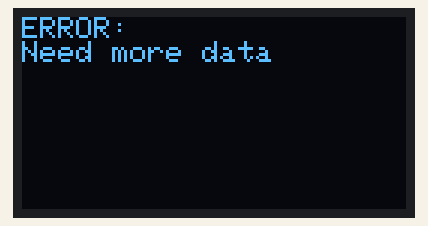
This sketch was run on a simulated Arduino Uno, built with avr-gcc and run on an emulated ATmega328P. On the bench: 128×64 one-colour display. Random numbers use the default seed unless the sketch sets one.

Above: at 0.1 s.
At 5.3 s:
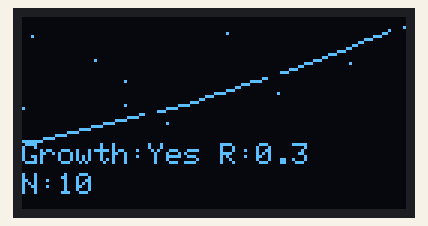
At 19.1 s:
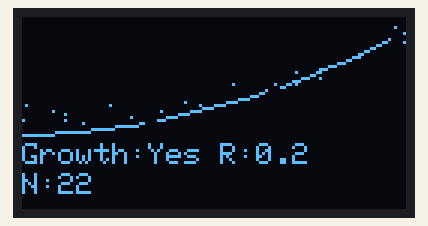
At 28.7 s:
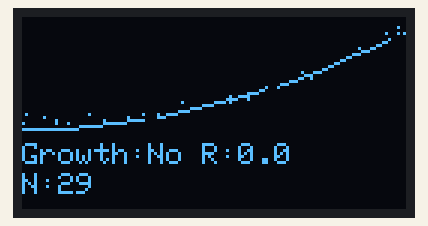
At 33.1 s:
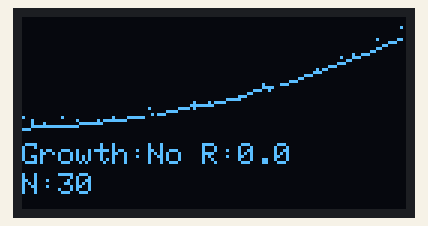
At 37.5 s:
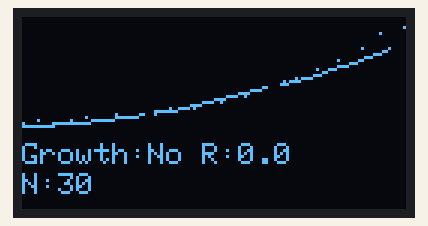

The sketch:

exp2_vis4o2.ino
```cpp
#include <Arduino.h>
#include <Adafruit_GFX.h>
#include <Adafruit_SSD1306.h>
#include <CircularBuffer.h>  // Include CircularBuffer library for safer data storage

// Configuration constants
constexpr uint16_t SCREEN_WIDTH = 128;
constexpr uint16_t SCREEN_HEIGHT = 64;
constexpr uint8_t SCREEN_ADDRESS = 0x3C;
constexpr uint8_t OLED_DC = 16;
constexpr uint8_t OLED_CS = 5;
constexpr uint8_t OLED_RESET = 17;
constexpr uint32_t OLED_BITRATE = 80000000;
constexpr size_t MAX_DATA_POINTS = 30;  // Reduced further to prevent stack overflow
constexpr size_t MAX_POLYNOMIAL_DEGREE = 3;  // Reduced max degree
constexpr float MIN_GROWTH_RATE = 0.2f;
constexpr float MAX_GROWTH_RATE = 10.0f;

// Static array for polynomial coefficients to avoid heap fragmentation
struct PolynomialFit {
    float coefficients[MAX_POLYNOMIAL_DEGREE + 1];
    uint8_t degree;
    float growthRate;
    float error;
};

class AdvancedPolynomialFitter {
private:
    static constexpr int MAX_ITERATIONS = 50;  // Reduced iterations
    static constexpr float LEARNING_RATE = 0.01f;
    static constexpr float CONVERGENCE_THRESHOLD = 1e-5f;
    static constexpr float L2_LAMBDA = 0.001f;

    // Evaluate polynomial using Horner's method for better stability
    float evaluatePolynomial(const float* coeffs, uint8_t degree, float x) const {
        float result = coeffs[degree];
        for (int i = degree - 1; i >= 0; --i) {
            result = result * x + coeffs[i];
        }
        return result;
    }

    float calculateError(const float* coeffs,
                        uint8_t degree,
                        const float* x,
                        const float* y,
                        size_t n) const {
        float totalError = 0.0f;
        for (size_t i = 0; i < n; ++i) {
            float prediction = evaluatePolynomial(coeffs, degree, x[i]);
            float diff = prediction - y[i];
            totalError += diff * diff;
        }
        return totalError / n;
    }

public:
    PolynomialFit fitPolynomial(const float* x,
                               const float* y,
                               size_t n,
                               uint8_t degree) {
        PolynomialFit result;
        result.degree = degree;

        // Initialize coefficients to 0
        for (uint8_t i = 0; i <= degree; ++i) {
            result.coefficients[i] = 0.0f;
        }

        float learningRate = LEARNING_RATE;
        float prevError = calculateError(result.coefficients, degree, x, y, n);

        // Gradient descent with early stopping
        for (int iteration = 0; iteration < MAX_ITERATIONS; ++iteration) {
            float gradients[MAX_POLYNOMIAL_DEGREE + 1] = {0};

            // Calculate gradients
            for (size_t i = 0; i < n; ++i) {
                float prediction = evaluatePolynomial(result.coefficients, degree, x[i]);
                float error = prediction - y[i];
                float xPow = 1.0f;

                for (uint8_t j = 0; j <= degree; ++j) {
                    gradients[j] += 2.0f * error * xPow / n;
                    xPow *= x[i];
                }
            }

            // Update coefficients
            for (uint8_t j = 0; j <= degree; ++j) {
                gradients[j] += 2.0f * L2_LAMBDA * result.coefficients[j];
                result.coefficients[j] -= learningRate * gradients[j];
            }

            float currentError = calculateError(result.coefficients, degree, x, y, n);
            if (currentError > prevError) {
                learningRate *= 0.5f;
            }

            if (abs(currentError - prevError) < CONVERGENCE_THRESHOLD) {
                break;
            }
            prevError = currentError;
        }

        result.error = prevError;

        // Calculate growth rate
        if (n > 0) {
            float lastX = x[n-1];
            float lastValue = evaluatePolynomial(result.coefficients, degree, lastX);
            float nextValue = evaluatePolynomial(result.coefficients, degree, lastX + 1.0f);
            result.growthRate = (lastValue != 0.0f) ? (nextValue - lastValue) / lastValue : 0.0f;
        } else {
            result.growthRate = 0.0f;
        }

        return result;
    }
};

class AdvancedOLEDVisualizer {
private:
    Adafruit_SSD1306 display;

    static float mapFloat(float x, float in_min, float in_max, float out_min, float out_max) {
        if (in_max == in_min) return out_min;
        return (x - in_min) * (out_max - out_min) / (in_max - in_min) + out_min;
    }

public:
    AdvancedOLEDVisualizer() : display(SCREEN_WIDTH, SCREEN_HEIGHT, &SPI, OLED_DC, OLED_RESET, OLED_CS, OLED_BITRATE) {}

    bool begin() {
        Wire.begin();
        if (!display.begin(SSD1306_SWITCHCAPVCC, SCREEN_ADDRESS)) {
            return false;
        }
        display.clearDisplay();
        display.setTextSize(1);
        display.setTextColor(SSD1306_WHITE);
        return true;
    }

    void visualizeGrowthAnalysis(const float* xData,
                                const float* yData,
                                size_t dataSize,
                                const PolynomialFit& fit) {
        if (dataSize < 2) {
            displayErrorState("Insufficient data");
            return;
        }

        display.clearDisplay();

        // Find min/max values
        float xMin = xData[0], xMax = xData[0];
        float yMin = yData[0], yMax = yData[0];
        for (size_t i = 1; i < dataSize; ++i) {
            xMin = min(xMin, xData[i]);
            xMax = max(xMax, xData[i]);
            yMin = min(yMin, yData[i]);
            yMax = max(yMax, yData[i]);
        }

        // Add margin to y-axis
        float yMargin = (yMax - yMin) * 0.1f;
        yMin -= yMargin;
        yMax += yMargin;

        const int plotHeight = SCREEN_HEIGHT - 24;

        // Draw data points
        for (size_t i = 0; i < dataSize; ++i) {
            int x = mapFloat(xData[i], xMin, xMax, 0, SCREEN_WIDTH-1);
            int y = mapFloat(yData[i], yMin, yMax, plotHeight-1, 0);
            display.drawPixel(x, y, SSD1306_WHITE);
        }

        // Draw fitted curve - use less points to save memory
        constexpr int CURVE_POINTS = 32;
        int16_t lastX = -1, lastY = -1;

        for (int i = 0; i < CURVE_POINTS; ++i) {
            float x = mapFloat(i, 0, CURVE_POINTS-1, xMin, xMax);
            float y = fit.coefficients[fit.degree];

            for (int j = fit.degree - 1; j >= 0; --j) {
                y = y * x + fit.coefficients[j];
            }

            int16_t screenX = mapFloat(x, xMin, xMax, 0, SCREEN_WIDTH-1);
            int16_t screenY = mapFloat(y, yMin, yMax, plotHeight-1, 0);

            if (lastX >= 0 && screenX - lastX < 5) {  // Only draw if points are close
                display.drawLine(lastX, lastY, screenX, screenY, SSD1306_WHITE);
            }

            lastX = screenX;
            lastY = screenY;
        }

        // Display statistics
        display.setCursor(0, plotHeight + 2);
        display.print(F("Growth:"));
        display.print(fit.growthRate >= MIN_GROWTH_RATE ? F("Yes") : F("No"));
        display.print(F(" R:"));
        display.print(fit.growthRate, 1);

        display.setCursor(0, plotHeight + 12);
        display.print(F("N:"));
        display.print(dataSize);

        display.display();
    }

    void displayErrorState(const char* errorMsg) {
        display.clearDisplay();
        display.setCursor(0,0);
        display.println(F("ERROR:"));
        display.println(errorMsg);
        display.display();
    }
};

class ExponentialGrowthDetector {
private:
    AdvancedPolynomialFitter fitter;
    AdvancedOLEDVisualizer display;

    // Use static arrays instead of vectors
    float timestamps[MAX_DATA_POINTS];
    float values[MAX_DATA_POINTS];
    size_t dataCount = 0;

public:
    bool begin() {
        return display.begin();
    }

    void addDataPoint(float timestamp, float value) {
        if (dataCount >= MAX_DATA_POINTS) {
            // Shift data left
            for (size_t i = 1; i < MAX_DATA_POINTS; ++i) {
                timestamps[i-1] = timestamps[i];
                values[i-1] = values[i];
            }
            dataCount = MAX_DATA_POINTS - 1;
        }

        timestamps[dataCount] = timestamp;
        values[dataCount] = value;
        dataCount++;
    }

    bool detectExponentialGrowth() {
        if (dataCount < 10) {
            display.displayErrorState("Need more data");
            return false;
        }

        PolynomialFit bestFit;
        bestFit.error = INFINITY;
        bestFit.growthRate = 0;

        // Try different polynomial degrees
        for (uint8_t degree = 2; degree <= MAX_POLYNOMIAL_DEGREE; ++degree) {
            PolynomialFit currentFit = fitter.fitPolynomial(
                timestamps, values, dataCount, degree
            );

            if (currentFit.error < bestFit.error &&
                currentFit.growthRate >= MIN_GROWTH_RATE &&
                currentFit.growthRate <= MAX_GROWTH_RATE) {
                bestFit = currentFit;
            }
        }

        display.visualizeGrowthAnalysis(timestamps, values, dataCount, bestFit);
        return bestFit.growthRate >= MIN_GROWTH_RATE;
    }

    void reset() {
        dataCount = 0;
    }
};

ExponentialGrowthDetector growthDetector;

void setup() {
    Serial.begin(115200);
    if (!growthDetector.begin()) {
        Serial.println(F("Display init failed"));
        while (1) delay(100);
    }
}

void loop() {
    static float time = 0.0f;

    // Generate sample data with exponential growth and noise
    float value = 10.0f * exp(0.2f * time) + random(-80, 81) / 10.0f;

    growthDetector.addDataPoint(time, value);
    growthDetector.detectExponentialGrowth();

    time += random(0, 11) / 10.0f;
    delay(500);
}
```

Measured:
- what the display in image 1 shows lasts 1.0 s, from 5.2 s to 6.2 s
- what the display in image 2 shows lasts 1.3 s, from 19.0 s to 20.3 s
- what the display in image 3 shows lasts 1.5 s, from 28.6 s to 30.1 s
